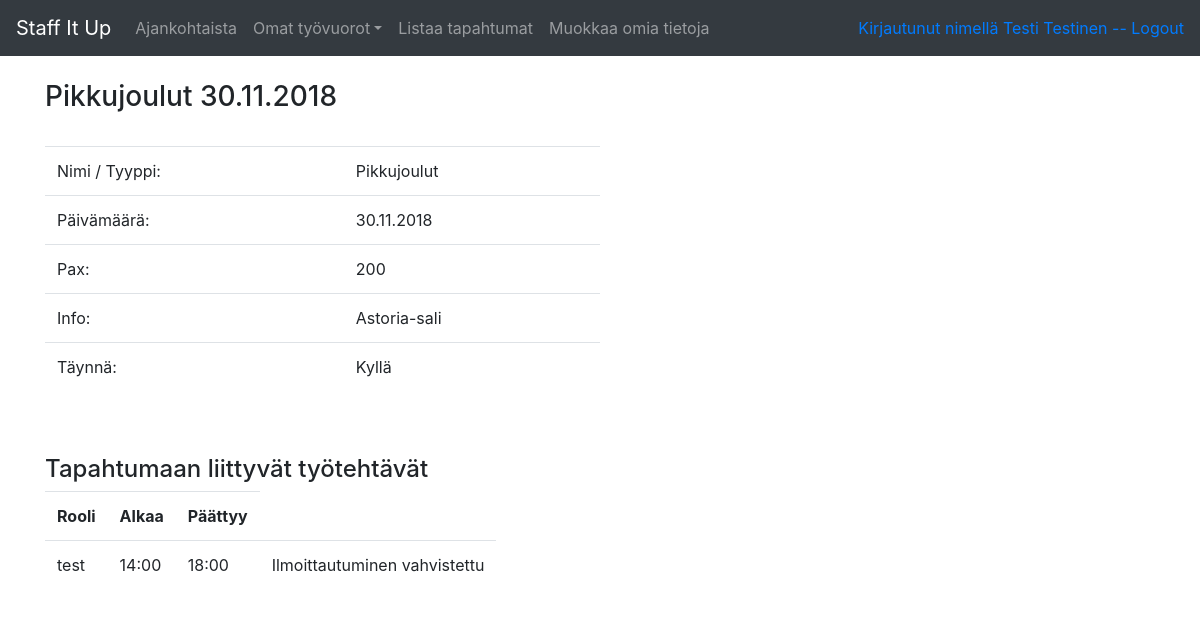
Page /user/events/2/details (signed in) on the committed database.
### application/auth/models.py (models this page shows, shortened)
class User(db.Model):
    __tablename__ = "account"
    id = db.Column(db.Integer, primary_key=True)
    date_created = db.Column(db.DateTime, default=db.func.current_timestamp())
    date_modified = db.Column(db.DateTime, default=db.func.current_timestamp(),
                              onupdate=db.func.current_timestamp())
    name = db.Column(db.String(144), nullable=False)
    username = db.Column(db.String(20), nullable=False)
    password = db.Column(db.String(30), nullable=False)
    email = db.Column(db.String(144))
    phone = db.Column(db.String(20))
    roles = db.relationship("Role", secondary="account_role")
    registrations = db.relationship("AssignmentRegistration", backref='account', lazy=True)
    def role_ok(self, role):
        for user_role in self.roles:
                    if user_role.name == role:
                        return True

### application/events/models.py (models this page shows, shortened)
class Event(db.Model):
    id = db.Column(db.Integer, primary_key=True)
    type = db.Column(db.String(144), nullable=False)
    date = db.Column(db.Date, nullable=False)
    pax = db.Column(db.Integer)
    info = db.Column(db.String(500))
    staffed = db.Column(db.Boolean, nullable=False)
    assignments = db.relationship("Assignment", backref='event', lazy=True)

### application/assignments/models.py (models this page shows, shortened)
class Assignment(db.Model):
    id = db.Column(db.Integer, primary_key=True)
    starttime = db.Column(db.Time, nullable=False)
    endtime = db.Column(db.Time, nullable=False)
    role = db.Column(db.String(144), nullable=False)
    event_id = db.Column(db.Integer, db.ForeignKey('event.id'),
       nullable=False)
    users = db.relationship("User", secondary="account_assignment")
    registrations = db.relationship("AssignmentRegistration", backref='assignment', lazy=True)
    @staticmethod
    def check_reg_confirmed(user, assignment):
        r = AssignmentRegistration.query.filter_by(account_id=user, assignment_id=assignment).first()
        if r and r.confirmed == True:
            return True
        else:
            return False

### application/events/views.py (the view)
@app.route("/user/events/<event_id>/details", methods=["GET"])
@login_required(role="user")
def event_details_user(event_id):
    event = Event.query.get(event_id)
    return render_template("user/events/event.html", event=event, assignments=event.assignments)

### application/__init__.py (called while the page is built)
@login_manager.user_loader
def load_user(user_id):
    return User.query.get(user_id)

### application/templates/user/events/event.html
{% extends "layout.html" %}
{% block body %}
<h3>{{ event.type }} {{ event.date.strftime("%d.%m.%Y") }}</h3><br>
  <table class="table" style="width:50%;">
    <tr>
      <td>Nimi / Tyyppi: </td>
      <td>{{ event.type }}</td>
    </tr>
    <tr>
      <td>Päivämäärä: </td>
      <td>{{ event.date.strftime("%d.%m.%Y") }}</td>
    </tr>
    <tr>
      <td>Pax: </td>
      <td>{{ event.pax }}</td>
    </tr>
    <tr>
      <td>Info: </td>
      <td>{{ event.info }}</td>
    </tr>
    <tr>
      <td>Täynnä: </td>
      {% if event.staffed  %}
      <td>Kyllä</td>
      {% else %}
      <td>Ei</td>
      {% endif %}
    </tr>
  </table>
  <br><br>
  <h4>Tapahtumaan liittyvät työtehtävät</h4>
  <table class="table" style="width:auto;">
    <tr>
      <th>Rooli</th>
      <th>Alkaa</th>
      <th>Päättyy</th>
    </tr>
    {% for assignment in assignments %}
    <tr>
      <td> {{ assignment.role }} </td>
      <td>{{ assignment.starttime.strftime("%H:%M") }}</td>
      <td>{{ assignment.endtime.strftime("%H:%M") }}</td>
      <td>
        {% if assignment.check_reg_confirmed(current_user.id, assignment.id) == True %}
        Ilmoittautuminen vahvistettu
        {% elif assignment.check_reg_existence(current_user.id, assignment.id) %}
        <form method="POST" action="{{ url_for('reg_delete', assignment_id=assignment.id, event_id=event.id) }}">
	        <input type="submit" value="Poista ilmoittautuminen"/>
	      </form>
        {% else %}
        <form method="POST" action="{{ url_for('reg_create', assignment_id=assignment.id, event_id=event.id) }}">
	        <input type="submit" value="Ilmoittaudu"/>
	      </form>
        {% endif %}
      </td
    </tr>
    {% endfor %}
  </table>
{% endblock %}

### application/templates/layout.html (shortened to what this page needs)
<!DOCTYPE html>
  <html>
    <head>
      <link rel="stylesheet" href="https://maxcdn.bootstrapcdn.com/bootstrap/4.0.0/css/bootstrap.min.css">
    </head>
    <body>
      <nav class="navbar navbar-expand-md navbar-dark bg-dark mb-4">
        <a class="navbar-brand" href="{{ url_for('index') }} ">Staff It Up</a>
	        <div class="collapse navbar-collapse" id="navbarCollapse">
            <ul class="navbar-nav mr-auto">
              {% if current_user.is_authenticated and current_user.role_ok("admin")  %}
              <li class="nav-item">
                <a class="nav-link" href="{{ url_for('index') }} ">Ajankohtaista</a>
              </li>
              <li class="nav-item dropdown">
                <a class="nav-link dropdown-toggle" href="#" id="navbarDropdown" role="button" data-toggle="dropdown" aria-haspopup="true" aria-expanded="false">
                  Selaa tapahtumia</a>
              <div class="dropdown-menu" aria-labelledby="navbarDropdown">
                <a class="dropdown-item" href="{{ url_for('events_index', page="needs_staff") }}">Tapahtumat joihin tarvitaan henkilökuntaa</a>
                <a class="dropdown-item" href="{{ url_for('events_index', page="upcoming") }}">Kaikki tulevat tapahtumat</a>
                <a class="dropdown-item" href="{{ url_for('events_index', page="past") }}">Menneet tapahtumat</a>
              </div>
              </li
              <li class="nav-item">
                <a class="nav-link" href="{{ url_for('events_form') }} ">Lisää uusi tapahtuma</a>
              </li>
              <li class="nav-item dropdown">
                <a class="nav-link dropdown-toggle" href="#" id="navbarDropdown" role="button" data-toggle="dropdown" aria-haspopup="true" aria-expanded="false">
                  Hallinnoi käyttäjiä</a>
              <div class="dropdown-menu" aria-labelledby="navbarDropdown">
                <a class="dropdown-item" href="{{ url_for('list_users') }} ">Listaa käyttäjät</a>
                <a class="dropdown-item" href="{{ url_for('newUser_admin') }}">Luo uusi käyttäjä</a>
              </div>
              </li
              {% elif current_user.is_authenticated and current_user.role_ok("user") %}
              <li class="nav-item">
                <a class="nav-link" href="{{ url_for('index') }} ">Ajankohtaista</a>
              </li>
              <li class="nav-item dropdown">
                <a class="nav-link dropdown-toggle" href="#" id="navbarDropdown" role="button" data-toggle="dropdown" aria-haspopup="true" aria-expanded="false">
                  Omat työvuorot</a>
              <li class="nav-item">
                <a class="nav-link" href="{{ url_for('events_userindex') }}">Listaa tapahtumat</a>
              </li>
              <li class="nav-item">
                <a class="nav-link" href="{{ url_for('user_update', user_id=current_user.id) }} ">Muokkaa omia tietoja</a>
              </li>
              {% endif %}
            </ul>
          </div>
          <div class="form-inline mt-2 mt-md-0">
            {% if current_user.is_authenticated %}
            <a href="{{ url_for('auth_logout') }}">Kirjautunut nimellä {{ current_user.name }} -- Logout</a>
            {% endif %}
          </div>
        </nav>
        <main role="main" class="container">
	      {% block body %}{% endblock %}
      </main>
    </body>
  </html>

### rows in the picture
User: name "Testi Testinen"
Event: type "Pikkujoulut", date "30.11.2018", pax "200", info "Astoria-sali"
Assignment: role "test", starttime "14:00", endtime "18:00", shows "Ilmoittautuminen vahvistettu"
